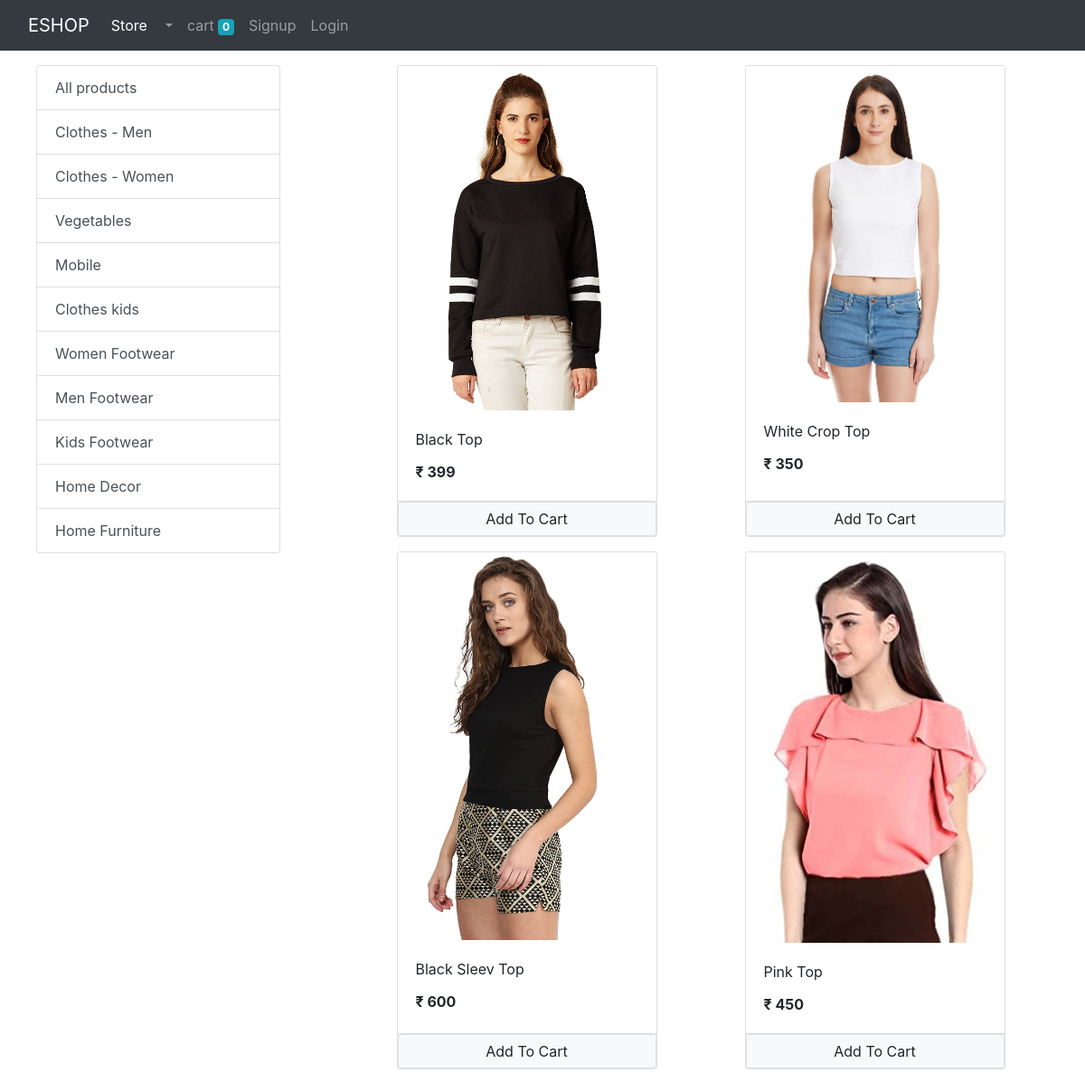
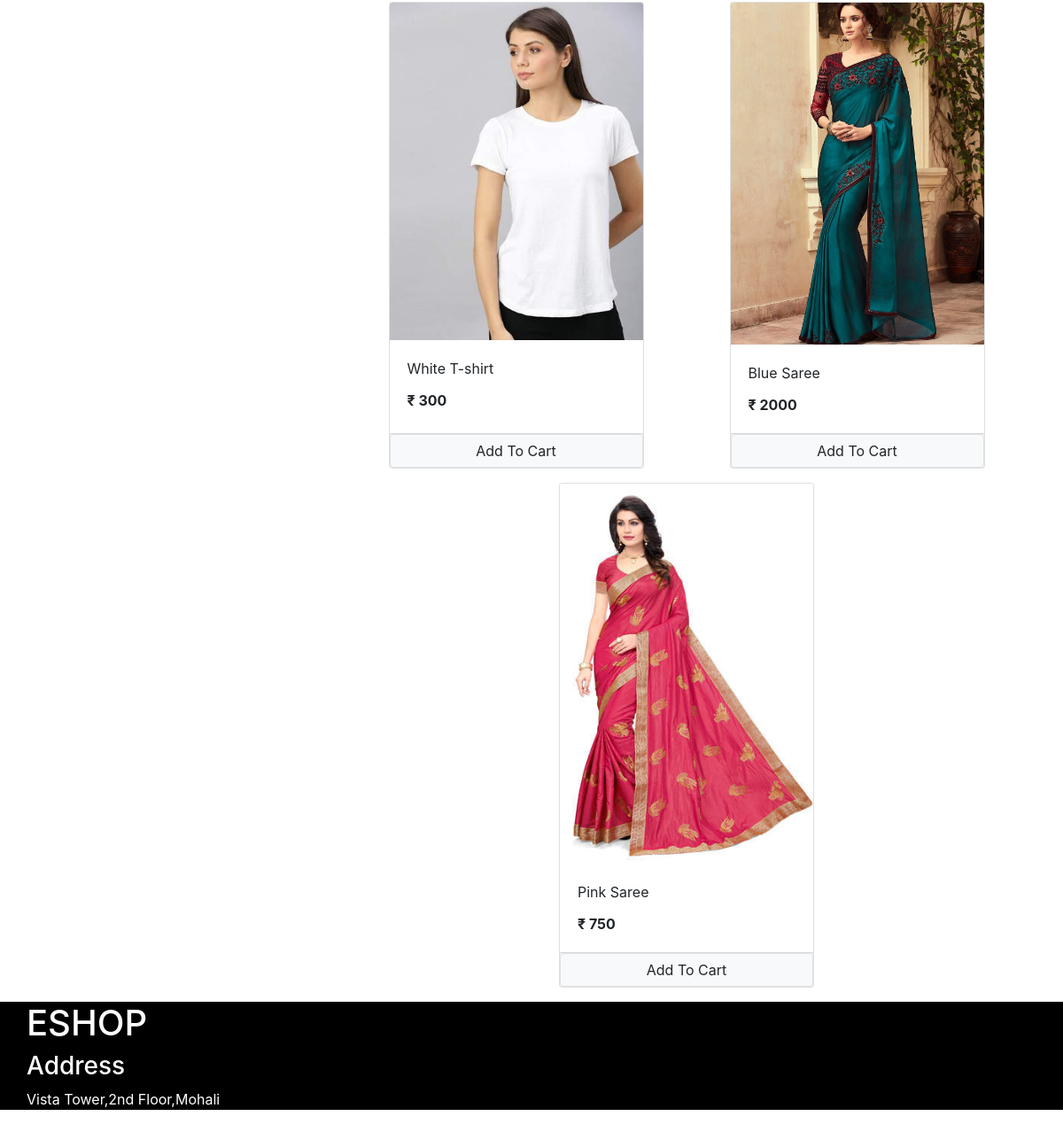
The app's page /?category=2 with its own data (2 pictures, top to bottom).
### store/models/category.py (models this page shows, shortened)
class Category(models.Model):
    name = models.CharField(max_length=20)
    @staticmethod
    def get_all_categories():
        return Category.objects.all()

### store/models/product.py (models this page shows, shortened)
class Product(models.Model):
    name = models.CharField(max_length=50)
    price = models.IntegerField(default=0)
    category = models.ForeignKey(Category , on_delete=models.CASCADE , default=1)
    description = models.CharField(max_length=200 , default='' , null=True , blank=True)
    image = models.ImageField(upload_to='uploads/product/')
    @staticmethod
    def get_all_product_by_categoryid(category_id):
        if category_id:
            return Product.objects.filter(category = category_id)
        else:
            return Product.get_all_product();

### store/views/home.py (the view, shortened to what this page needs)
# urls.py: path('', Index.as_view(), name='homepage'),
class Index(View):
    def get(self, request):
        cart = request.session.get('cart')
        print(f"cart - {cart}")
        if not cart:
            request.session.cart = {}
        products = None
        categories = Category.get_all_categories()
        categoryID = request.GET.get('category')
        if categoryID:
            products = Product.get_all_product_by_categoryid(categoryID)
        else:
            products = Product.get_all_product()
        data = {}
        data['products'] = products
        data['categories'] = categories
        print('you are : ', request.session.get('email'))
        return render(request, 'index.html', data)

### store/templatetags/cart.py (called while the page is built)
@register.filter(name='is_in_cart')
def is_in_cart(product, cart):
    keys = cart.keys()
    print(keys)
    for id in keys:
        if int(id) == product.id:
            return True
    return False

### store/templatetags/custom_filter.py (called while the page is built)
@register.filter(name='currency')
def currency(number):
    return "₹ "+str(number)

### store/templates/index.html (shortened to what this page needs)
{% extends 'base.html' %}
{% block content %}
{% load cart %}
{% load custom_filter %}
<div class="container-fluid mt-3">
    <div class="row">
        <div class="col-lg-3 mx-auto">
            <div class="list-group">
                <a href="/" class="list-group-item list-group-item-action ">All products</a>
                {% for category in categories %}
                <a href="/?category={{category.id}}"
                   class="list-group-item list-group-item-action ">{{category.name}}</a>
                {% endfor %}
            </div>
        </div>
        <div id='products' class="col-lg-8 mx-auto">
            <div class="row mx-auto">
                {% for product in products %}
                <div class="card mx-auto mb-3" id={{product.id}} style="width: 18rem;">
                    <img class="card-img-top" src="{{product.image.url}}" alt="Card image cap">
                    <div class="card-body">
                        <p class="card-title">{{product.name}}</p>
                        <p class="card-text"><b>{{product.price|currency}}</b></p>
                    </div>
                    <div class="card-footer p-0 no-gutters">
                        {% if product|is_in_cart:request.session.cart %}
                        <div class="row no-gutters">
                            <form action="/#{{product.id}}" method="post" class="btn-block">
                                {% csrf_token %}
                                <input type="hidden" name='product' value='{{product.id}}'>
                                <input type="hidden" name='remove' value=True/>
                                <input type="submit" value=" - " class="col-2 btn btn-block btn-secondary">
                            </form>
                            <div class="text-center col">{{product|cart_quantity:request.session.cart}} in cart</div>
                            <form action="/#{{product.id}}" method="post" class="btn-block">
                                {% csrf_token %}
                                <input type="hidden" name='product' value='{{product.id}}'>
                                <input type="submit" value=" + " class="col-2 btn btn-block btn-secondary">
                            </form>
                        </div>
                        {% else %}
                        <form action="/#{{product.id}}" method="POST" class="btn-block">
                            <input type="submit" class="float-right btn btn-light border form-control"
                                   value="Add To Cart">
                        </form>
                        {% endif %}
                    </div>
                </div>
                {% endfor %}
            </div>
        </div>
    </div>
</div>
<div class="container-fluid footer" style="background-color:black;width:100%;" ;>
    <div class="col-md-3 footer1" style="background" black
    ">
    <h1 style="color:#ffffff">ESHOP</h1>
    <h3 style="color:#ffffff">Address</h3>
    <p style="color:#ffffff">Vista Tower,2nd Floor,Mohali</p>
</div>
</div>
{%endblock%}

### records on screen
Category: name "Clothes - Men"
Category: name "Clothes - Women"
Category: name "Vegetables"
Category: name "Mobile"
Category: name "Clothes kids"
Category: name "Women Footwear"
Category: name "Men Footwear"
Category: name "Kids Footwear"
Category: name "Home Decor"
Category: name "Home Furniture"
Product: image (picture), name "Black Top", price "₹ 399"
Product: image (picture), name "White Crop Top", price "₹ 350"
Product: image (picture), name "Black Sleev Top", price "₹ 600"
Product: image (picture), name "Pink Top", price "₹ 450"
Product: {{ product.id }} 18 (drawn), image (picture), name "White T-shirt", price "₹ 300"
Product: image (picture), name "Blue Saree", price "₹ 2000"
Product: image (picture), name "Pink Saree", price "₹ 750"

### other values on screen
{{ request.session.cart.keys|length }} "0"
